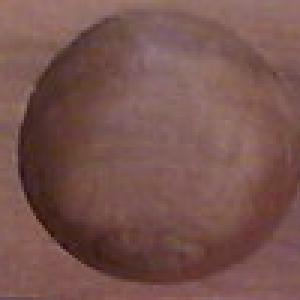
#> input picture board_images/01e110a0-04ac-11e7-ad2c-704d7b38f2eb.png, 100 x 100 px (shown 3 times larger)
$ python -i picture.py   (imports and definitions only)   (older library calls are emulated)
#> lines starting #> are read from the running program, lines starting #| are printed output that depends on the picture; after the words box and inside, x2 and y2 are one past the last pixel; in counts of white or black regions, pixels touching at a corner belong together
import numpy as np
import cv2
import uuid
import os


def get_webcam_port():
    return 1


def get_image_webcam():
    cam = cv2.VideoCapture(get_webcam_port())
    image = None

    while(True):
        s, frame = cam.read()
        cv2.imshow('frame', crop_board(frame))
        if is_q_pressed():
            image = frame
            break

    cam.release()
    return image


def detect_and_crop_pit(image, number_pebble="None", save=False):
    board_image = crop_board(image)
    return crop_pit(board_image, number_pebble, save)


def crop_pit(image, number_pebble="None", save=False):
    # path_save_image = os.path.join("images", number_pebble)
    path_save_image = os.path.join("board_images")
    if not os.path.exists(path_save_image):
        os.makedirs(path_save_image)

    gray = cv2.cvtColor(image, cv2.COLOR_BGR2GRAY)
    gray = cv2.medianBlur(gray, 5)
    circles = cv2.HoughCircles(gray, cv2.HOUGH_GRADIENT, 2, 100, param1=50,
                               param2=30, minRadius=40, maxRadius=55)
    if circles is None:
        return False

    circles = np.round(circles[0, :]).astype("int")
    for (x, y, r) in circles:
        if save:
            crop_image = crop_picture(image, x, y)
            cv2.imwrite(os.path.join(path_save_image,
                        "{}.png".format(uuid.uuid1())),
                        crop_image)
        else:
            cv2.circle(image, (x, y), r, (0, 255, 0), 1)
            cv2.circle(image, (x, y), 2, (0, 0, 255), 2)

    return image


def crop_board(image):
    gray = cv2.cvtColor(image, cv2.COLOR_BGR2HSV)

    # Add mask black on white color
    lower_blue = np.array([0, 0, 0])
    upper_blue = np.array([180, 180, 180])
    mask = cv2.inRange(gray, lower_blue, upper_blue)

    _, cnts, _ = cv2.findContours(mask.copy(), cv2.RETR_TREE,
                                  cv2.CHAIN_APPROX_SIMPLE)

    # Get first large area
    cnts = sorted(cnts, key=cv2.contourArea, reverse=True)[:1]

    # draw contours if you want debug
    # cv2.drawContours(image, cnts, -1, (0, 255, 0), 2)

    # Draw rectangle and crop
    x, y, width, height = cv2.boundingRect(cnts[0])
    return image[y:y+height, x:x+width]


def crop_picture(image, x, y):
    cropSize = (100, 100)
    cropCoords = (max(0, y - (cropSize[0] // 2)),
                  min(image.shape[0], y + (cropSize[0] // 2)),
                  max(0, x - (cropSize[1] // 2)),
                  min(image.shape[1], x + (cropSize[1] // 2)))
    return image[cropCoords[0]:cropCoords[1], cropCoords[2]:cropCoords[3]]


def display_picture(image, title):
        cv2.imshow(title, image)


def detect_and_crop_pit_video():
    cap = cv2.VideoCapture(get_webcam_port())

    while(True):
        ret, frame = cap.read()
        cv2.imshow('frame', detect_and_crop_pit(frame))
        if is_q_pressed():
            break

    cap.release()
    cv2.destroyAllWindows()


def is_q_pressed():
    return cv2.waitKey(1) & 0xFF == ord('q')

>>> import cv2
>>> picture = cv2.imread('../board_images/01e110a0-04ac-11e7-ad2c-704d7b38f2eb.png')
#> picture is the input picture: shape (100, 100, 3); mean B, G, R 78.6, 83.9, 119.7
>>> result = detect_and_crop_pit(picture)
#> in crop_board, `gray = cv2.cvtColor(image, cv2.COLOR_BGR2HSV)`: gray: shape (100, 100, 3); mean H, S, V 26.4, 91.2, 119.7
#> in crop_board, `mask = cv2.inRange(gray, lower_blue, upper_blue)`:
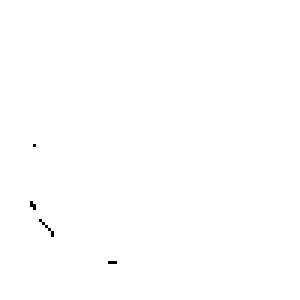
#> mask: shape (100, 100) (shown 3 times larger); 99.9% white; black in thin lines or dots, all inside (x1, y1, x2, y2) = (10, 48, 39, 88)
#> in crop_board, `_, cnts, _ = cv2.findContours(mask.copy(), cv2.RETR_TREE, cv2.CHAIN_AP..`: cnts = 9 contours, 8 with area under 20; largest, box (x1, y1, x2, y2) and area: (0, 0, 100, 100) 9801
#> in crop_board, `cnts = sorted(cnts, key=cv2.contourArea, reverse=True)[:1]`: cnts = [[[0, 0], [0, 99], [99, 99], [99, 0]]]
#> in crop_board, `x, y, width, height = cv2.boundingRect(cnts[0])`: x = 0; width = 100
#> in crop_pit, `gray = cv2.cvtColor(image, cv2.COLOR_BGR2GRAY)`:
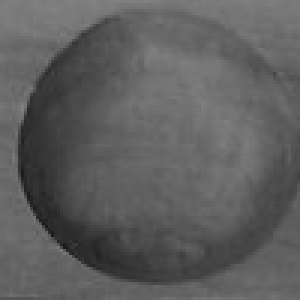
#> gray: shape (100, 100) (shown 3 times larger); min 26, max 130, mean 94
#> in crop_pit, `circles = cv2.HoughCircles(gray, cv2.HOUGH_GRADIENT, 2, 100, param1=50..`: circles = [[51, 47, 44.6]]
#> in crop_pit, `circles = np.round(circles[0, :]).astype("int")`: circles = [[51, 47, 45]]
#> the loop in crop_pit, `for (x, y, r) in circles:` made 1 pass
#> after the loop in crop_pit, `for (x, y, r) in circles:`:
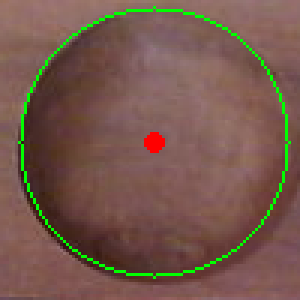
#> image: shape (100, 100, 3) (shown 3 times larger); 2.89% of pixels changed, all inside (x1, y1, x2, y2) = (6, 2, 97, 93)

$ run again, on board_images/416565d2-0e4d-11e7-bee9-704d7b38f2eb.png
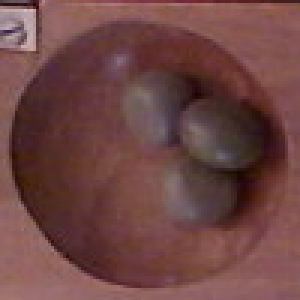
#> input picture board_images/416565d2-0e4d-11e7-bee9-704d7b38f2eb.png, 100 x 100 px (shown 3 times larger)
#> picture is the input picture: shape (100, 100, 3); mean B, G, R 68, 69.7, 110.3
#> in crop_board, `mask = cv2.inRange(gray, lower_blue, upper_blue)`:
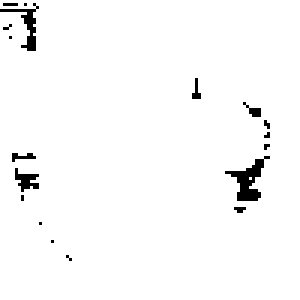
#> mask: shape (100, 100) (shown 3 times larger); 97.6% white; black in thin lines or dots, all inside (x1, y1, x2, y2) = (0, 1, 90, 87)
#> in crop_board, `_, cnts, _ = cv2.findContours(mask.copy(), cv2.RETR_TREE, cv2.CHAIN_AP..`: cnts = 26 contours, 22 with area under 20; largest, box (x1, y1, x2, y2) and area: (0, 0, 100, 100) 9725, (74, 52, 89, 68) 109, (4, 55, 14, 65) 48, (3, 50, 13, 55) 22
#> in crop_board, `cnts = sorted(cnts, key=cv2.contourArea, reverse=True)[:1]`: cnts = 1 contour; box (x1, y1, x2, y2) and area: (0, 0, 100, 100) 9725
#> in crop_board, `x, y, width, height = cv2.boundingRect(cnts[0])`: x = 0; width = 100
#> circles = [[51, 49, 47]]
#> the loop in crop_pit, `for (x, y, r) in circles:` made 1 pass
#> after the loop in crop_pit, `for (x, y, r) in circles:`:
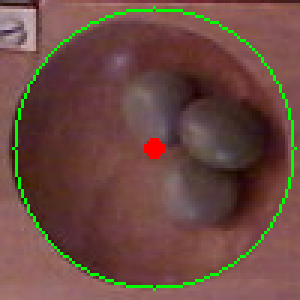
#> image: shape (100, 100, 3) (shown 3 times larger); 3.01% of pixels changed, all inside (x1, y1, x2, y2) = (4, 2, 99, 97)
